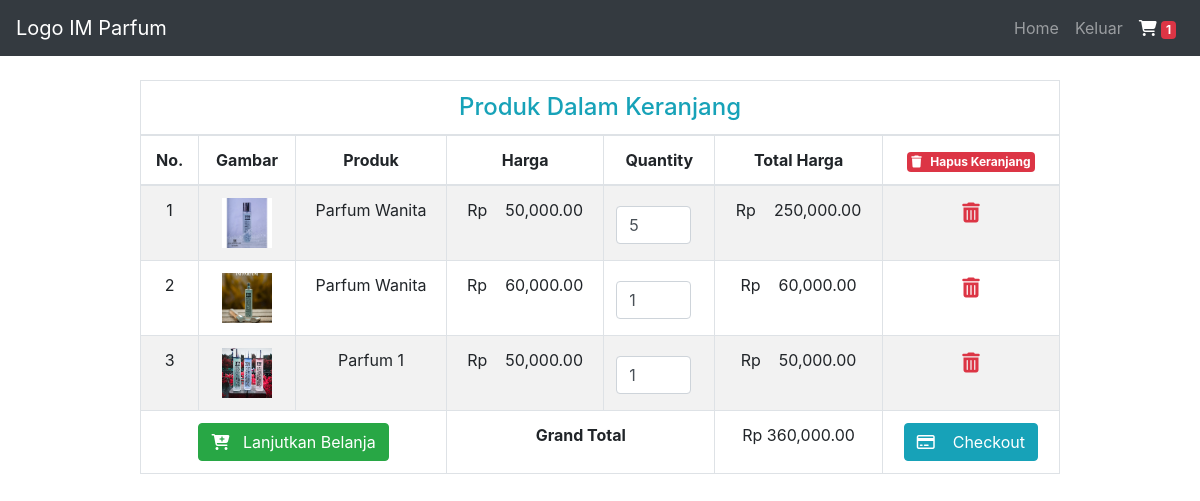
The app's page /user/cart.php with its own data.
### tables this page shows
CREATE TABLE `cart` (
  `id` int(11) NOT NULL,
  `product_name` varchar(250) NOT NULL,
  `product_price` varchar(50) NOT NULL,
  `product_image` varchar(250) NOT NULL,
  `qty` int(10) NOT NULL,
  `total_price` varchar(100) NOT NULL,
  `product_code` varchar(10) NOT NULL
);

### core/base_url.php (called while the page is built, shortened)
<?php
$base_url = 'http://localhost/revisishop/';

### user/cart.php (the view, shortened to what this page needs)
<?php
include '../core/core.php';
?>
<!DOCTYPE html>
<html lang="en">
<head>
    <link rel="stylesheet" href="https://maxcdn.bootstrapcdn.com/bootstrap/4.5.0/css/bootstrap.min.css">
</head>
<body>
    <nav class="navbar navbar-expand-md bg-dark navbar-dark">
        <a class="navbar-brand" href="index.php">Logo IM Parfum</a>
        <div class="collapse navbar-collapse" id="collapsibleNavbar">
            <ul class="navbar-nav ml-auto">
                <li class="nav-item">
                    <a class="nav-link " href="user.php">Home</a>
                </li>
                <li class="nav-item">
                    <a class="nav-link" href="logout.php">Keluar</a>
                </li>
                <li class="nav-item">
                    <a class="nav-link active" href="cart.php"><i class="fa fa-shopping-cart" aria-hidden="true"></i>
                        <span id="cart-item" class="badge badge-danger">1</span></a>
                </li>
            </ul>
        </div>
    </nav>
    <div class="container">
        <div class="row justify-content-center">
            <div class="col-lg-10">
                <div class="table-responsive mt-4 ">
                    <table class="table table-bordered table-striped text-center">
                        <thead>
                            <tr>
                                <td colspan="7">
                                    <h4 class="text-center text-info m-0">
                                        Produk Dalam Keranjang
                                    </h4>
                                </td>
                            </tr>
                            <tr>
                                <th>No.</th>
                                <th>Gambar</th>
                                <th>Produk </th>
                                <th>Harga</th>
                                <th>Quantity</th>
                                <th>Total Harga</th>
                                <th>
                                    <a href="action.php?clear=all" class="badge-danger badge p-1" onclick="return confirm('Apakah Yakin Ingin Menghapus Produk');">
                                        <i class="fas fa-trash"></i>&nbsp;&nbsp; Hapus Keranjang
                                    </a>
                                </th>
                            </tr>
                        </thead>
                        <tbody>
                            <?php
                            require '../config.php';
                            $stmt = $conn->prepare("SELECT * FROM cart");
                            $stmt->execute();
                            $result = $stmt->get_result();
                            $grand_total = 0;
                            $i = 1;
                            while ($row = $result->fetch_assoc()) :
                            ?>
                                <tr>
                                    <td><?= $i ?></td>
                                    <td><img src="<?= $base_url ?>admin/upload/<?= $row['product_image'] ?>" width="50" alt=""></td>
                                    <td><?= $row['product_name'] ?></td>
                                    <td>Rp &nbsp;&nbsp; <?= number_format($row['product_price'], 2); ?></td>
                                    <td>
                                        <input data-quantity="<?= $row['product_quantity'] ?>" type="number" name="" class="form-control itemQty"  id="" value="<?= $row['qty'] ?>" style="width:75px">
                                    </td>
                                    <td>Rp &nbsp;&nbsp; <?= number_format($row['total_price'], 2); ?></td>
                                    <td>
                                        <a href="action.php?remove=<?= $row['id'] ?>" onclick="return confirm('Apakah Produk Ingin Di Hapus');" class="text-danger lead">
                                            <i class="fas fa-trash-alt"></i>
                                        </a>
                                    </td>
                                </tr>
                                <?php $grand_total += $row['total_price']; ?>
                                <?php $i++; ?>
                            <?php endwhile; ?>
                            <tr>
                                <td colspan="3">
                                    <a href="user.php" class="btn btn-success">
                                        <i class="fas fa-cart-plus"></i>&nbsp;&nbsp;
                                        Lanjutkan Belanja </a>
                                </td>
                                <td colspan="2"><b>Grand Total</b></td>
                                <td>Rp <?= number_format($grand_total, 2); ?></td>
                                <td>
                                    <a href="checkout.php" class="btn btn-info <?= ($grand_total  > 1) ? "" : "disable"; ?>">
                                        <i class="far fa-credit-card"> </i>&nbsp; &nbsp;
                                        Checkout
                                    </a>
                                </td>
                            </tr>
                        </tbody>
                    </table>
                </div>
            </div>
        </div>
    </div>
</body>
</html>

### records on screen
cart: product_image (picture), product_name "Parfum Wanita", product_price "50,000.00", qty "5", total_price "250,000.00"
cart: product_image (picture), product_name "Parfum Wanita", product_price "60,000.00", qty "1", total_price "60,000.00"
cart: product_image (picture), product_name "Parfum 1", product_price "50,000.00", qty "1", total_price "50,000.00"

### other values on screen
$grand_total "360,000.00"
